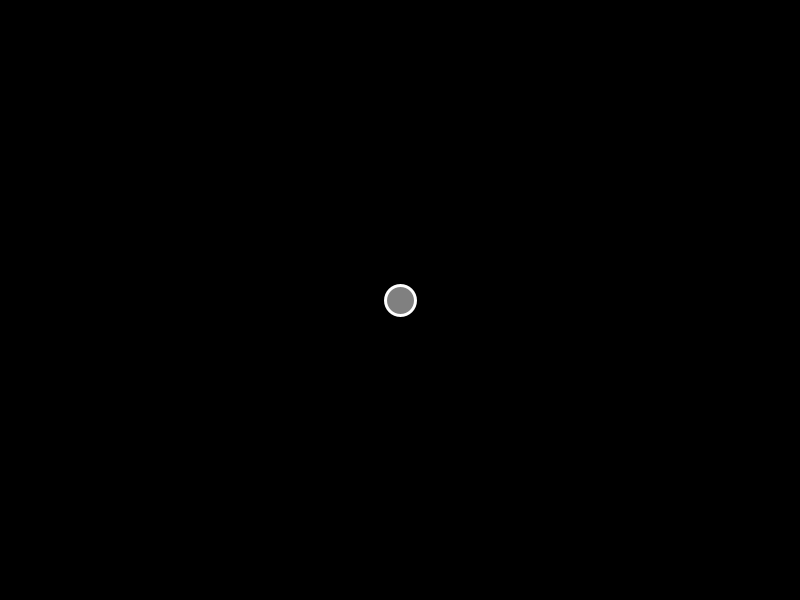
Frame 1 (no input)
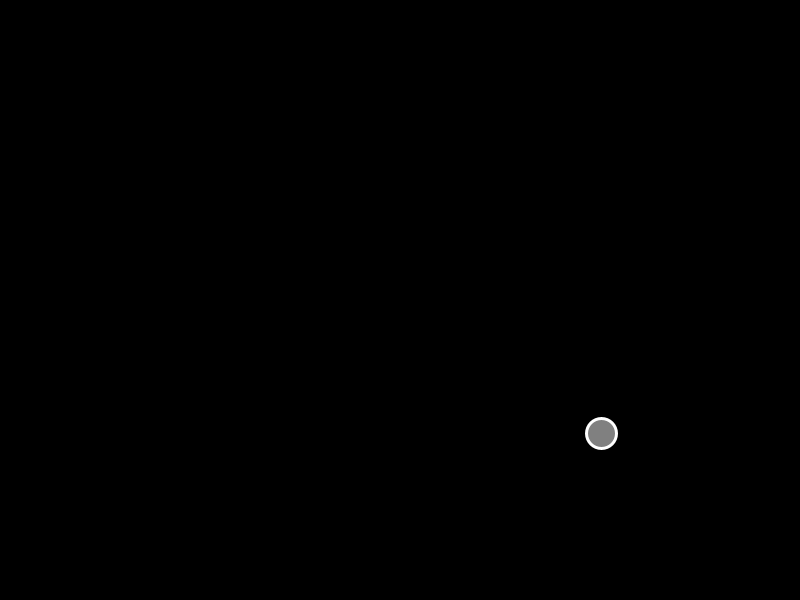
Frame 60 (the mouse pressed at the canvas centre just before this capture)
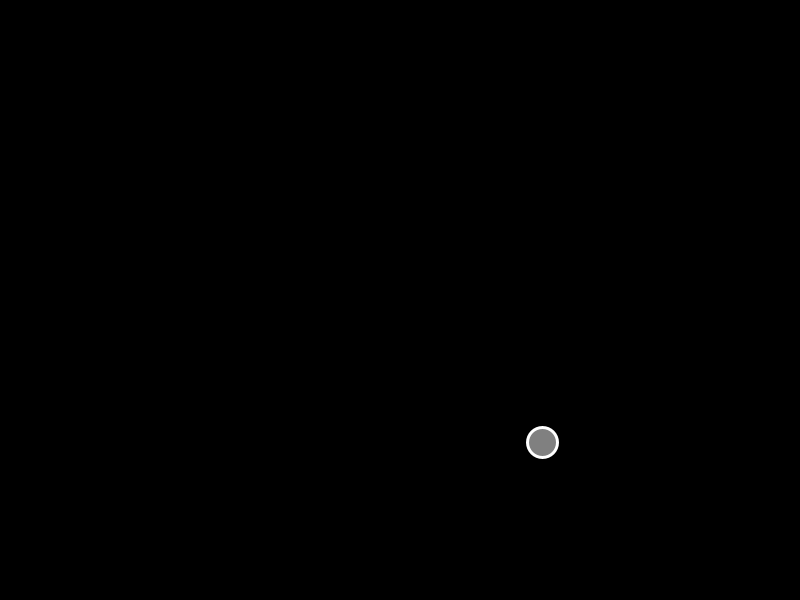
Frame 120 (the mouse held since frame 60 and released just before this capture)

The Processing sketch that drew these frames (run headless with seeded random() and noise(); from frame 60 on, the mouse is pressed at the canvas centre):

// Processing sketch: fuerzas2
// ── fuerzas2.pde
Bola b;

void setup() {
  size(800, 600);
  b = new Bola(width / 2, height / 2);
}

void draw() {
  background(0);
  PVector gravedad = new PVector(0, 0.3);
  PVector viento = new PVector(0.11, 0);
  b.aplicarFuerza(gravedad);
  b.aplicarFuerza(viento);
  b.actualizar();
  b.bordes();
  b.dibujar();
}
// ── Bola.pde
public class Bola {
  private PVector posicion;
  private PVector velocidad;
  private PVector aceleracion;
  public Bola(float x, float y) {
    posicion = new PVector(x, y);
    velocidad = new PVector(0, 0);
    aceleracion = new PVector(0, 0);
  }
  public void dibujar() {
    stroke(255);
    fill(128);
    strokeWeight(3);
    ellipse(posicion.x, posicion.y, 30, 30);
  }
  public void bordes() {
    if (posicion.x < 0 || posicion.x > width) {
      velocidad.x *= -1;
      posicion.x = constrain(posicion.x, 0, width);
    }
    if (posicion.y < 0 || posicion.y > height) {
      velocidad.y *= -1;
      posicion.y = constrain(posicion.y, 0, height);
    }
  }
  public void actualizar() {
    velocidad.add(aceleracion);
    posicion.add(velocidad);
    aceleracion.mult(0);
  }
  public void aplicarFuerza(PVector fuerza) {
    aceleracion.add(fuerza);
  }
}
